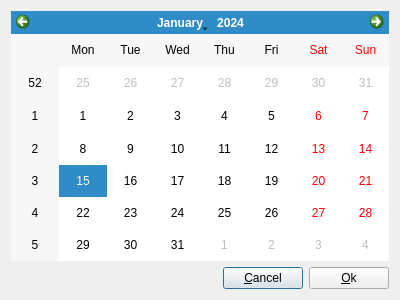
<?xml version="1.0" encoding="UTF-8"?>
<ui version="4.0">
 <class>SelectDateDlg</class>
 <widget class="QDialog" name="SelectDateDlg">
  <property name="windowModality">
   <enum>Qt::ApplicationModal</enum>
  </property>
  <property name="geometry">
   <rect>
    <x>0</x>
    <y>0</y>
    <width>400</width>
    <height>300</height>
   </rect>
  </property>
  <property name="windowTitle">
   <string>Enter Date</string>
  </property>
  <layout class="QGridLayout" name="gridLayout">
   <item row="0" column="0">
    <widget class="QCalendarWidget" name="calendarWidget"/>
   </item>
   <item row="1" column="0">
    <layout class="QHBoxLayout" name="horizontalLayout">
     <item>
      <spacer name="horizontalSpacer">
       <property name="orientation">
        <enum>Qt::Horizontal</enum>
       </property>
       <property name="sizeHint" stdset="0">
        <size>
         <width>40</width>
         <height>20</height>
        </size>
       </property>
      </spacer>
     </item>
     <item>
      <widget class="QPushButton" name="cancelButton">
       <property name="text">
        <string>&amp;Cancel</string>
       </property>
      </widget>
     </item>
     <item>
      <widget class="QPushButton" name="okButton">
       <property name="text">
        <string>&amp;Ok</string>
       </property>
      </widget>
     </item>
    </layout>
   </item>
  </layout>
 </widget>
 <resources/>
 <connections>
  <connection>
   <sender>okButton</sender>
   <signal>clicked()</signal>
   <receiver>SelectDateDlg</receiver>
   <slot>accept()</slot>
   <hints>
    <hint type="sourcelabel">
     <x>342</x>
     <y>282</y>
    </hint>
    <hint type="destinationlabel">
     <x>323</x>
     <y>296</y>
    </hint>
   </hints>
  </connection>
  <connection>
   <sender>cancelButton</sender>
   <signal>clicked()</signal>
   <receiver>SelectDateDlg</receiver>
   <slot>reject()</slot>
   <hints>
    <hint type="sourcelabel">
     <x>254</x>
     <y>284</y>
    </hint>
    <hint type="destinationlabel">
     <x>240</x>
     <y>296</y>
    </hint>
   </hints>
  </connection>
 </connections>
</ui>
